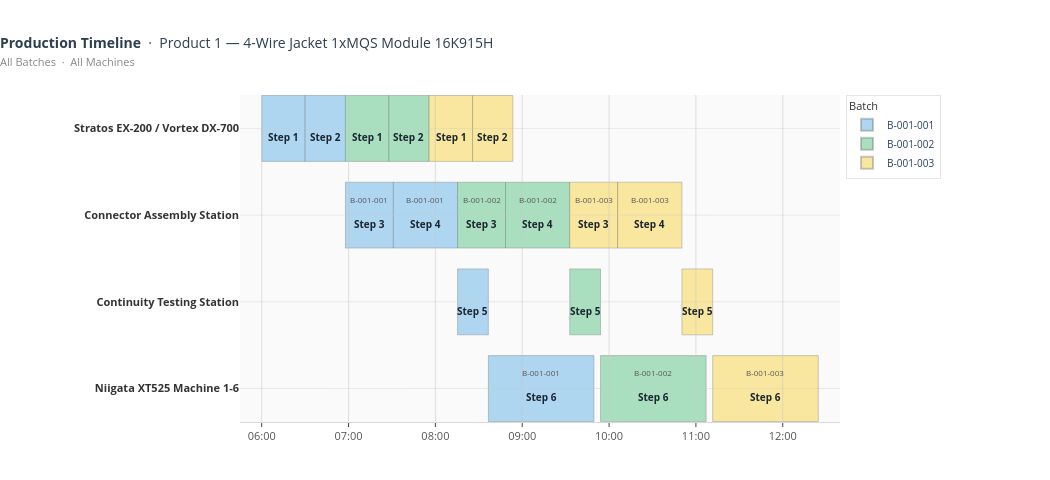

This figure's notebook cell:
### Markdown cell above
### 10a. Single Product — All Batches, All Machines

### Code cell
# ✏️ Change product_id to any number between 1 and NUM_PRODUCTS
plot_gantt(df_schedule, product_id=1)

### Figure 1 — Plotly figure (JSON) as saved in the notebook; plotly's stock layout.template omitted (floating-point values rounded to 4 significant figures)
{"data": [{"hovertemplate": "<b>Step 1: Precision Cutting — Jacket Cable 10-Wire, Strip Length 8mm</b><br>Batch:    B-001-001<br>Product:  P1 — 4-Wire Jacket 1xMQS Module 16K915H<br>Machine:  Stratos EX-200 / Vortex DX-700<br>Start:    15 Jan 06:00<br>End:      15 Jan 06:30<br>Duration: 0.50h<extra></extra>", "marker": {"opacity": 0, "size": 1}, "mode": "markers", "showlegend": false, "type": "scatter", "x": ["2024-01-15T06:15:00"], "y": [0]}, {"hovertemplate": "<b>Step 2: End-Crimp Application — MQS Contact, Wire Gauge 0.5 AWG</b><br>Batch:    B-001-001<br>Product:  P1 — 4-Wire Jacket 1xMQS Module 16K915H<br>Machine:  Stratos EX-200 / Vortex DX-700<br>Start:    15 Jan 06:30<br>End:      15 Jan 06:57<br>Duration: 0.46h<extra></extra>", "marker": {"opacity": 0, "size": 1}, "mode": "markers", "showlegend": false, "type": "scatter", "x": ["2024-01-15T06:43:55.020000"], "y": [0]}, {"hovertemplate": "<b>Step 3: Conduit Assembly — Split Tube 6.0mm, 175mm Section</b><br>Batch:    B-001-001<br>Product:  P1 — 4-Wire Jacket 1xMQS Module 16K915H<br>Machine:  Connector Assembly Station<br>Start:    15 Jan 06:57<br>End:      15 Jan 07:30<br>Duration: 0.55h<extra></extra>", "marker": {"opacity": 0, "size": 1}, "mode": "markers", "showlegend": false, "type": "scatter", "x": ["2024-01-15T07:14:24"], "y": [1]}, {"hovertemplate": "<b>Step 4: Manual Connector Build — 12-Position MQS, Locking Clip</b><br>Batch:    B-001-001<br>Product:  P1 — 4-Wire Jacket 1xMQS Module 16K915H<br>Machine:  Connector Assembly Station<br>Start:    15 Jan 07:30<br>End:      15 Jan 08:15<br>Duration: 0.74h<extra></extra>", "marker": {"opacity": 0, "size": 1}, "mode": "markers", "showlegend": false, "type": "scatter", "x": ["2024-01-15T07:53:08.880000"], "y": [1]}, {"hovertemplate": "<b>Step 5: Pull-Force Verification — Visual — Seal & Terminal Seating</b><br>Batch:    B-001-001<br>Product:  P1 — 4-Wire Jacket 1xMQS Module 16K915H<br>Machine:  Continuity Testing Station<br>Start:    15 Jan 08:15<br>End:      15 Jan 08:36<br>Duration: 0.35h<extra></extra>", "marker": {"opacity": 0, "size": 1}, "mode": "markers", "showlegend": false, "type": "scatter", "x": ["2024-01-15T08:25:57.720000"], "y": [2]}, {"hovertemplate": "<b>Step 6: Encapsulation Molding — Straight-Exit, 95C-973-752, With CPA</b><br>Batch:    B-001-001<br>Product:  P1 — 4-Wire Jacket 1xMQS Module 16K915H<br>Machine:  Niigata XT525 Machine 1-6<br>Start:    15 Jan 08:36<br>End:      15 Jan 09:49<br>Duration: 1.22h<extra></extra>", "marker": {"opacity": 0, "size": 1}, "mode": "markers", "showlegend": false, "type": "scatter", "x": ["2024-01-15T09:13:04.620000"], "y": [3]}, {"hovertemplate": "<b>Step 1: Precision Cutting — Jacket Cable 10-Wire, Strip Length 8mm</b><br>Batch:    B-001-002<br>Product:  P1 — 4-Wire Jacket 1xMQS Module 16K915H<br>Machine:  Stratos EX-200 / Vortex DX-700<br>Start:    15 Jan 06:57<br>End:      15 Jan 07:27<br>Duration: 0.50h<extra></extra>", "marker": {"opacity": 0, "size": 1}, "mode": "markers", "showlegend": false, "type": "scatter", "x": ["2024-01-15T07:12:50.040000"], "y": [0]}, {"hovertemplate": "<b>Step 2: End-Crimp Application — MQS Contact, Wire Gauge 0.5 AWG</b><br>Batch:    B-001-002<br>Product:  P1 — 4-Wire Jacket 1xMQS Module 16K915H<br>Machine:  Stratos EX-200 / Vortex DX-700<br>Start:    15 Jan 07:27<br>End:      15 Jan 07:55<br>Duration: 0.46h<extra></extra>", "marker": {"opacity": 0, "size": 1}, "mode": "markers", "showlegend": false, "type": "scatter", "x": ["2024-01-15T07:41:45.060000"], "y": [0]}, {"hovertemplate": "<b>Step 3: Conduit Assembly — Split Tube 6.0mm, 175mm Section</b><br>Batch:    B-001-002<br>Product:  P1 — 4-Wire Jacket 1xMQS Module 16K915H<br>Machine:  Connector Assembly Station<br>Start:    15 Jan 08:15<br>End:      15 Jan 08:48<br>Duration: 0.55h<extra></extra>", "marker": {"opacity": 0, "size": 1}, "mode": "markers", "showlegend": false, "type": "scatter", "x": ["2024-01-15T08:31:53.760000"], "y": [1]}, {"hovertemplate": "<b>Step 4: Manual Connector Build — 12-Position MQS, Locking Clip</b><br>Batch:    B-001-002<br>Product:  P1 — 4-Wire Jacket 1xMQS Module 16K915H<br>Machine:  Connector Assembly Station<br>Start:    15 Jan 08:48<br>End:      15 Jan 09:32<br>Duration: 0.74h<extra></extra>", "marker": {"opacity": 0, "size": 1}, "mode": "markers", "showlegend": false, "type": "scatter", "x": ["2024-01-15T09:10:38.640000"], "y": [1]}, {"hovertemplate": "<b>Step 5: Pull-Force Verification — Visual — Seal & Terminal Seating</b><br>Batch:    B-001-002<br>Product:  P1 — 4-Wire Jacket 1xMQS Module 16K915H<br>Machine:  Continuity Testing Station<br>Start:    15 Jan 09:32<br>End:      15 Jan 09:54<br>Duration: 0.35h<extra></extra>", "marker": {"opacity": 0, "size": 1}, "mode": "markers", "showlegend": false, "type": "scatter", "x": ["2024-01-15T09:43:27.480000"], "y": [2]}, {"hovertemplate": "<b>Step 6: Encapsulation Molding — Straight-Exit, 95C-973-752, With CPA</b><br>Batch:    B-001-002<br>Product:  P1 — 4-Wire Jacket 1xMQS Module 16K915H<br>Machine:  Niigata XT525 Machine 1-6<br>Start:    15 Jan 09:54<br>End:      15 Jan 11:07<br>Duration: 1.22h<extra></extra>", "marker": {"opacity": 0, "size": 1}, "mode": "markers", "showlegend": false, "type": "scatter", "x": ["2024-01-15T10:30:34.380000"], "y": [3]}, {"hovertemplate": "<b>Step 1: Precision Cutting — Jacket Cable 10-Wire, Strip Length 8mm</b><br>Batch:    B-001-003<br>Product:  P1 — 4-Wire Jacket 1xMQS Module 16K915H<br>Machine:  Stratos EX-200 / Vortex DX-700<br>Start:    15 Jan 07:55<br>End:      15 Jan 08:25<br>Duration: 0.50h<extra></extra>", "marker": {"opacity": 0, "size": 1}, "mode": "markers", "showlegend": false, "type": "scatter", "x": ["2024-01-15T08:10:40.080000"], "y": [0]}, {"hovertemplate": "<b>Step 2: End-Crimp Application — MQS Contact, Wire Gauge 0.5 AWG</b><br>Batch:    B-001-003<br>Product:  P1 — 4-Wire Jacket 1xMQS Module 16K915H<br>Machine:  Stratos EX-200 / Vortex DX-700<br>Start:    15 Jan 08:25<br>End:      15 Jan 08:53<br>Duration: 0.46h<extra></extra>", "marker": {"opacity": 0, "size": 1}, "mode": "markers", "showlegend": false, "type": "scatter", "x": ["2024-01-15T08:39:35.100000"], "y": [0]}, {"hovertemplate": "<b>Step 3: Conduit Assembly — Split Tube 6.0mm, 175mm Section</b><br>Batch:    B-001-003<br>Product:  P1 — 4-Wire Jacket 1xMQS Module 16K915H<br>Machine:  Connector Assembly Station<br>Start:    15 Jan 09:32<br>End:      15 Jan 10:05<br>Duration: 0.55h<extra></extra>", "marker": {"opacity": 0, "size": 1}, "mode": "markers", "showlegend": false, "type": "scatter", "x": ["2024-01-15T09:49:23.520000"], "y": [1]}, {"hovertemplate": "<b>Step 4: Manual Connector Build — 12-Position MQS, Locking Clip</b><br>Batch:    B-001-003<br>Product:  P1 — 4-Wire Jacket 1xMQS Module 16K915H<br>Machine:  Connector Assembly Station<br>Start:    15 Jan 10:05<br>End:      15 Jan 10:50<br>Duration: 0.74h<extra></extra>", "marker": {"opacity": 0, "size": 1}, "mode": "markers", "showlegend": false, "type": "scatter", "x": ["2024-01-15T10:28:08.400000"], "y": [1]}, {"hovertemplate": "<b>Step 5: Pull-Force Verification — Visual — Seal & Terminal Seating</b><br>Batch:    B-001-003<br>Product:  P1 — 4-Wire Jacket 1xMQS Module 16K915H<br>Machine:  Continuity Testing Station<br>Start:    15 Jan 10:50<br>End:      15 Jan 11:11<br>Duration: 0.35h<extra></extra>", "marker": {"opacity": 0, "size": 1}, "mode": "markers", "showlegend": false, "type": "scatter", "x": ["2024-01-15T11:00:57.240000"], "y": [2]}, {"hovertemplate": "<b>Step 6: Encapsulation Molding — Straight-Exit, 95C-973-752, With CPA</b><br>Batch:    B-001-003<br>Product:  P1 — 4-Wire Jacket 1xMQS Module 16K915H<br>Machine:  Niigata XT525 Machine 1-6<br>Start:    15 Jan 11:11<br>End:      15 Jan 12:24<br>Duration: 1.22h<extra></extra>", "marker": {"opacity": 0, "size": 1}, "mode": "markers", "showlegend": false, "type": "scatter", "x": ["2024-01-15T11:48:04.140000"], "y": [3]}, {"marker": {"color": "#AED6F1", "line": {"color": "rgba(80,80,80,0.3)", "width": 1}, "size": 13, "symbol": "square"}, "mode": "markers", "name": "B-001-001", "showlegend": true, "type": "scatter", "x": [null], "y": [null]}, {"marker": {"color": "#A9DFBF", "line": {"color": "rgba(80,80,80,0.3)", "width": 1}, "size": 13, "symbol": "square"}, "mode": "markers", "name": "B-001-002", "showlegend": true, "type": "scatter", "x": [null], "y": [null]}, {"marker": {"color": "#F9E79F", "line": {"color": "rgba(80,80,80,0.3)", "width": 1}, "size": 13, "symbol": "square"}, "mode": "markers", "name": "B-001-003", "showlegend": true, "type": "scatter", "x": [null], "y": [null]}], "layout": {"annotations": [{"align": "center", "font": {"color": "#1a252f", "size": 10}, "showarrow": false, "text": "<b>Step 1</b>", "x": "2024-01-15T06:15:00", "xanchor": "center", "y": 0.1}, {"align": "center", "font": {"color": "#1a252f", "size": 10}, "showarrow": false, "text": "<b>Step 2</b>", "x": "2024-01-15T06:43:55.020000", "xanchor": "center", "y": 0.1}, {"align": "center", "font": {"color": "#1a252f", "size": 10}, "showarrow": false, "text": "<b>Step 3</b>", "x": "2024-01-15T07:14:24", "xanchor": "center", "y": 1.1}, {"align": "center", "font": {"color": "#555555", "size": 8}, "showarrow": false, "text": "B-001-001", "x": "2024-01-15T07:14:24", "xanchor": "center", "y": 0.82}, {"align": "center", "font": {"color": "#1a252f", "size": 10}, "showarrow": false, "text": "<b>Step 4</b>", "x": "2024-01-15T07:53:08.880000", "xanchor": "center", "y": 1.1}, {"align": "center", "font": {"color": "#555555", "size": 8}, "showarrow": false, "text": "B-001-001", "x": "2024-01-15T07:53:08.880000", "xanchor": "center", "y": 0.82}, {"align": "center", "font": {"color": "#1a252f", "size": 10}, "showarrow": false, "text": "<b>Step 5</b>", "x": "2024-01-15T08:25:57.720000", "xanchor": "center", "y": 2.1}, {"align": "center", "font": {"color": "#1a252f", "size": 10}, "showarrow": false, "text": "<b>Step 6</b>", "x": "2024-01-15T09:13:04.620000", "xanchor": "center", "y": 3.1}, {"align": "center", "font": {"color": "#555555", "size": 8}, "showarrow": false, "text": "B-001-001", "x": "2024-01-15T09:13:04.620000", "xanchor": "center", "y": 2.82}, {"align": "center", "font": {"color": "#1a252f", "size": 10}, "showarrow": false, "text": "<b>Step 1</b>", "x": "2024-01-15T07:12:50.040000", "xanchor": "center", "y": 0.1}, {"align": "center", "font": {"color": "#1a252f", "size": 10}, "showarrow": false, "text": "<b>Step 2</b>", "x": "2024-01-15T07:41:45.060000", "xanchor": "center", "y": 0.1}, {"align": "center", "font": {"color": "#1a252f", "size": 10}, "showarrow": false, "text": "<b>Step 3</b>", "x": "2024-01-15T08:31:53.760000", "xanchor": "center", "y": 1.1}, {"align": "center", "font": {"color": "#555555", "size": 8}, "showarrow": false, "text": "B-001-002", "x": "2024-01-15T08:31:53.760000", "xanchor": "center", "y": 0.82}, {"align": "center", "font": {"color": "#1a252f", "size": 10}, "showarrow": false, "text": "<b>Step 4</b>", "x": "2024-01-15T09:10:38.640000", "xanchor": "center", "y": 1.1}, {"align": "center", "font": {"color": "#555555", "size": 8}, "showarrow": false, "text": "B-001-002", "x": "2024-01-15T09:10:38.640000", "xanchor": "center", "y": 0.82}, {"align": "center", "font": {"color": "#1a252f", "size": 10}, "showarrow": false, "text": "<b>Step 5</b>", "x": "2024-01-15T09:43:27.480000", "xanchor": "center", "y": 2.1}, {"align": "center", "font": {"color": "#1a252f", "size": 10}, "showarrow": false, "text": "<b>Step 6</b>", "x": "2024-01-15T10:30:34.380000", "xanchor": "center", "y": 3.1}, {"align": "center", "font": {"color": "#555555", "size": 8}, "showarrow": false, "text": "B-001-002", "x": "2024-01-15T10:30:34.380000", "xanchor": "center", "y": 2.82}, {"align": "center", "font": {"color": "#1a252f", "size": 10}, "showarrow": false, "text": "<b>Step 1</b>", "x": "2024-01-15T08:10:40.080000", "xanchor": "center", "y": 0.1}, {"align": "center", "font": {"color": "#1a252f", "size": 10}, "showarrow": false, "text": "<b>Step 2</b>", "x": "2024-01-15T08:39:35.100000", "xanchor": "center", "y": 0.1}, {"align": "center", "font": {"color": "#1a252f", "size": 10}, "showarrow": false, "text": "<b>Step 3</b>", "x": "2024-01-15T09:49:23.520000", "xanchor": "center", "y": 1.1}, {"align": "center", "font": {"color": "#555555", "size": 8}, "showarrow": false, "text": "B-001-003", "x": "2024-01-15T09:49:23.520000", "xanchor": "center", "y": 0.82}, {"align": "center", "font": {"color": "#1a252f", "size": 10}, "showarrow": false, "text": "<b>Step 4</b>", "x": "2024-01-15T10:28:08.400000", "xanchor": "center", "y": 1.1}, {"align": "center", "font": {"color": "#555555", "size": 8}, "showarrow": false, "text": "B-001-003", "x": "2024-01-15T10:28:08.400000", "xanchor": "center", "y": 0.82}, {"align": "center", "font": {"color": "#1a252f", "size": 10}, "showarrow": false, "text": "<b>Step 5</b>", "x": "2024-01-15T11:00:57.240000", "xanchor": "center", "y": 2.1}, {"align": "center", "font": {"color": "#1a252f", "size": 10}, "showarrow": false, "text": "<b>Step 6</b>", "x": "2024-01-15T11:48:04.140000", "xanchor": "center", "y": 3.1}, {"align": "center", "font": {"color": "#555555", "size": 8}, "showarrow": false, "text": "B-001-003", "x": "2024-01-15T11:48:04.140000", "xanchor": "center", "y": 2.82}], "height": 480, "hovermode": "closest", "legend": {"bgcolor": "white", "bordercolor": "rgba(0,0,0,0.1)", "borderwidth": 1, "font": {"size": 10}, "itemsizing": "constant", "orientation": "v", "title": {"font": {"color": "#333", "size": 11}, "text": "Batch"}, "x": 1.01, "y": 1}, "margin": {"b": 55, "l": 240, "r": 210, "t": 95}, "paper_bgcolor": "white", "plot_bgcolor": "#FAFAFA", "shapes": [{"fillcolor": "#AED6F1", "layer": "below", "line": {"color": "rgba(80,80,80,0.28)", "width": 1}, "type": "rect", "x0": "2024-01-15T06:00:00", "x1": "2024-01-15T06:30:00", "y0": -0.38, "y1": 0.38}, {"fillcolor": "#AED6F1", "layer": "below", "line": {"color": "rgba(80,80,80,0.28)", "width": 1}, "type": "rect", "x0": "2024-01-15T06:30:00", "x1": "2024-01-15T06:57:50.040000", "y0": -0.38, "y1": 0.38}, {"fillcolor": "#AED6F1", "layer": "below", "line": {"color": "rgba(80,80,80,0.28)", "width": 1}, "type": "rect", "x0": "2024-01-15T06:57:50.040000", "x1": "2024-01-15T07:30:57.960000", "y0": 0.62, "y1": 1.38}, {"fillcolor": "#AED6F1", "layer": "below", "line": {"color": "rgba(80,80,80,0.28)", "width": 1}, "type": "rect", "x0": "2024-01-15T07:30:57.960000", "x1": "2024-01-15T08:15:19.800000", "y0": 0.62, "y1": 1.38}, {"fillcolor": "#AED6F1", "layer": "below", "line": {"color": "rgba(80,80,80,0.28)", "width": 1}, "type": "rect", "x0": "2024-01-15T08:15:19.800000", "x1": "2024-01-15T08:36:35.640000", "y0": 1.62, "y1": 2.38}, {"fillcolor": "#AED6F1", "layer": "below", "line": {"color": "rgba(80,80,80,0.28)", "width": 1}, "type": "rect", "x0": "2024-01-15T08:36:35.640000", "x1": "2024-01-15T09:49:33.600000", "y0": 2.62, "y1": 3.38}, {"fillcolor": "#A9DFBF", "layer": "below", "line": {"color": "rgba(80,80,80,0.28)", "width": 1}, "type": "rect", "x0": "2024-01-15T06:57:50.040000", "x1": "2024-01-15T07:27:50.040000", "y0": -0.38, "y1": 0.38}, {"fillcolor": "#A9DFBF", "layer": "below", "line": {"color": "rgba(80,80,80,0.28)", "width": 1}, "type": "rect", "x0": "2024-01-15T07:27:50.040000", "x1": "2024-01-15T07:55:40.080000", "y0": -0.38, "y1": 0.38}, {"fillcolor": "#A9DFBF", "layer": "below", "line": {"color": "rgba(80,80,80,0.28)", "width": 1}, "type": "rect", "x0": "2024-01-15T08:15:19.800000", "x1": "2024-01-15T08:48:27.720000", "y0": 0.62, "y1": 1.38}, {"fillcolor": "#A9DFBF", "layer": "below", "line": {"color": "rgba(80,80,80,0.28)", "width": 1}, "type": "rect", "x0": "2024-01-15T08:48:27.720000", "x1": "2024-01-15T09:32:49.560000", "y0": 0.62, "y1": 1.38}, {"fillcolor": "#A9DFBF", "layer": "below", "line": {"color": "rgba(80,80,80,0.28)", "width": 1}, "type": "rect", "x0": "2024-01-15T09:32:49.560000", "x1": "2024-01-15T09:54:05.400000", "y0": 1.62, "y1": 2.38}, {"fillcolor": "#A9DFBF", "layer": "below", "line": {"color": "rgba(80,80,80,0.28)", "width": 1}, "type": "rect", "x0": "2024-01-15T09:54:05.400000", "x1": "2024-01-15T11:07:03.360000", "y0": 2.62, "y1": 3.38}, {"fillcolor": "#F9E79F", "layer": "below", "line": {"color": "rgba(80,80,80,0.28)", "width": 1}, "type": "rect", "x0": "2024-01-15T07:55:40.080000", "x1": "2024-01-15T08:25:40.080000", "y0": -0.38, "y1": 0.38}, {"fillcolor": "#F9E79F", "layer": "below", "line": {"color": "rgba(80,80,80,0.28)", "width": 1}, "type": "rect", "x0": "2024-01-15T08:25:40.080000", "x1": "2024-01-15T08:53:30.120000", "y0": -0.38, "y1": 0.38}, {"fillcolor": "#F9E79F", "layer": "below", "line": {"color": "rgba(80,80,80,0.28)", "width": 1}, "type": "rect", "x0": "2024-01-15T09:32:49.560000", "x1": "2024-01-15T10:05:57.480000", "y0": 0.62, "y1": 1.38}, {"fillcolor": "#F9E79F", "layer": "below", "line": {"color": "rgba(80,80,80,0.28)", "width": 1}, "type": "rect", "x0": "2024-01-15T10:05:57.480000", "x1": "2024-01-15T10:50:19.320000", "y0": 0.62, "y1": 1.38}, {"fillcolor": "#F9E79F", "layer": "below", "line": {"color": "rgba(80,80,80,0.28)", "width": 1}, "type": "rect", "x0": "2024-01-15T10:50:19.320000", "x1": "2024-01-15T11:11:35.160000", "y0": 1.62, "y1": 2.38}, {"fillcolor": "#F9E79F", "layer": "below", "line": {"color": "rgba(80,80,80,0.28)", "width": 1}, "type": "rect", "x0": "2024-01-15T11:11:35.160000", "x1": "2024-01-15T12:24:33.120000", "y0": 2.62, "y1": 3.38}], "title": {"font": {"color": "#2c3e50", "size": 14}, "text": "<b>Production Timeline</b>  ·  Product 1 — 4-Wire Jacket 1xMQS Module 16K915H<br><span style='font-size:11px;color:#888'>All Batches  ·  All Machines</span>", "x": 0}, "width": 1050, "xaxis": {"dtick": 3600000, "gridcolor": "rgba(200,200,200,0.55)", "gridwidth": 1, "linecolor": "rgba(180,180,180,0.5)", "range": ["2024-01-15T05:45:00", "2024-01-15T12:39:33.120000"], "showgrid": true, "showline": true, "tickfont": {"color": "#555", "size": 11}, "tickformat": "%H:%M", "ticklen": 4, "ticks": "outside", "title": {"text": ""}, "type": "date", "zeroline": false}, "yaxis": {"autorange": "reversed", "gridcolor": "rgba(200,200,200,0.35)", "range": [-0.65, 3.65], "showgrid": true, "tickfont": {"color": "#333", "size": 11}, "ticktext": ["<b>Stratos EX-200 / Vortex DX-700</b>", "<b>Connector Assembly Station</b>", "<b>Continuity Testing Station</b>", "<b>Niigata XT525 Machine 1-6</b>"], "tickvals": [0, 1, 2, 3], "title": {"text": ""}, "zeroline": false}}}
